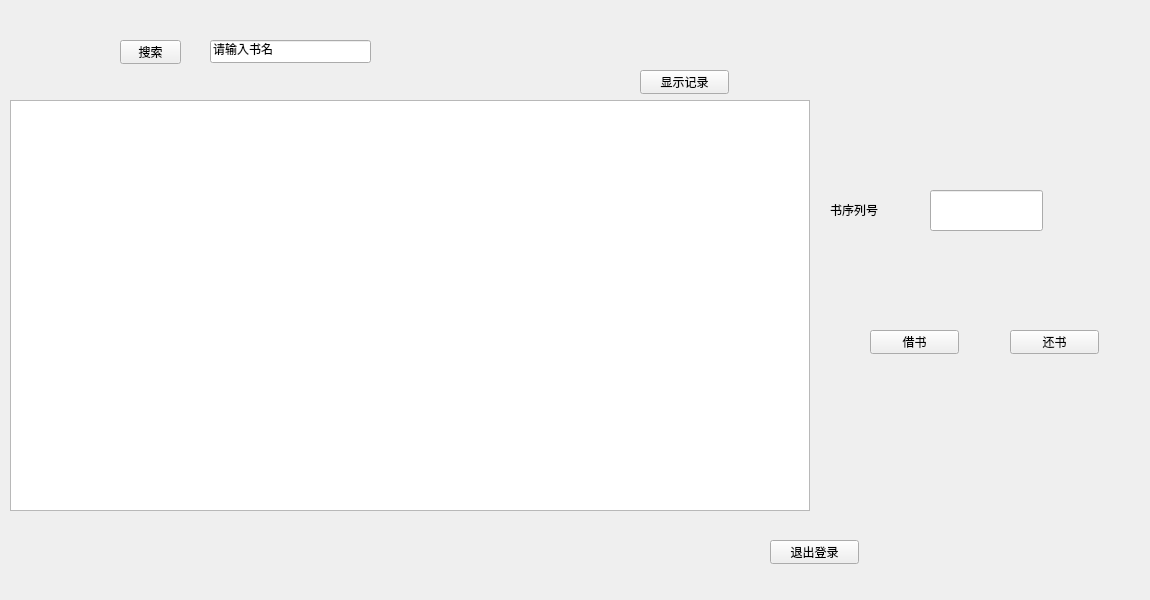
<?xml version="1.0" encoding="UTF-8"?>
<ui version="4.0">
 <class>stupage</class>
 <widget class="QWidget" name="stupage">
  <property name="geometry">
   <rect>
    <x>0</x>
    <y>0</y>
    <width>1150</width>
    <height>600</height>
   </rect>
  </property>
  <property name="windowTitle">
   <string>Form</string>
  </property>
  <widget class="QLineEdit" name="boxSch">
   <property name="geometry">
    <rect>
     <x>210</x>
     <y>40</y>
     <width>161</width>
     <height>23</height>
    </rect>
   </property>
   <property name="text">
    <string>请输入书名</string>
   </property>
  </widget>
  <widget class="QPushButton" name="btnsch">
   <property name="geometry">
    <rect>
     <x>120</x>
     <y>40</y>
     <width>61</width>
     <height>24</height>
    </rect>
   </property>
   <property name="text">
    <string>搜索</string>
   </property>
  </widget>
  <widget class="QPushButton" name="btnQuit">
   <property name="geometry">
    <rect>
     <x>770</x>
     <y>540</y>
     <width>89</width>
     <height>24</height>
    </rect>
   </property>
   <property name="text">
    <string>退出登录</string>
   </property>
  </widget>
  <widget class="QTableView" name="bookTable">
   <property name="geometry">
    <rect>
     <x>10</x>
     <y>100</y>
     <width>800</width>
     <height>411</height>
    </rect>
   </property>
  </widget>
  <widget class="QLineEdit" name="bnoBox">
   <property name="geometry">
    <rect>
     <x>930</x>
     <y>190</y>
     <width>113</width>
     <height>41</height>
    </rect>
   </property>
  </widget>
  <widget class="QLabel" name="label">
   <property name="geometry">
    <rect>
     <x>830</x>
     <y>194</y>
     <width>72</width>
     <height>31</height>
    </rect>
   </property>
   <property name="text">
    <string>书序列号</string>
   </property>
  </widget>
  <widget class="QPushButton" name="borrowbtn">
   <property name="geometry">
    <rect>
     <x>870</x>
     <y>330</y>
     <width>89</width>
     <height>24</height>
    </rect>
   </property>
   <property name="text">
    <string>借书</string>
   </property>
  </widget>
  <widget class="QPushButton" name="showhisBtn">
   <property name="geometry">
    <rect>
     <x>640</x>
     <y>70</y>
     <width>89</width>
     <height>24</height>
    </rect>
   </property>
   <property name="text">
    <string>显示记录</string>
   </property>
  </widget>
  <widget class="QPushButton" name="returnbtn">
   <property name="geometry">
    <rect>
     <x>1010</x>
     <y>330</y>
     <width>89</width>
     <height>24</height>
    </rect>
   </property>
   <property name="text">
    <string>还书</string>
   </property>
  </widget>
 </widget>
 <resources/>
 <connections/>
</ui>
